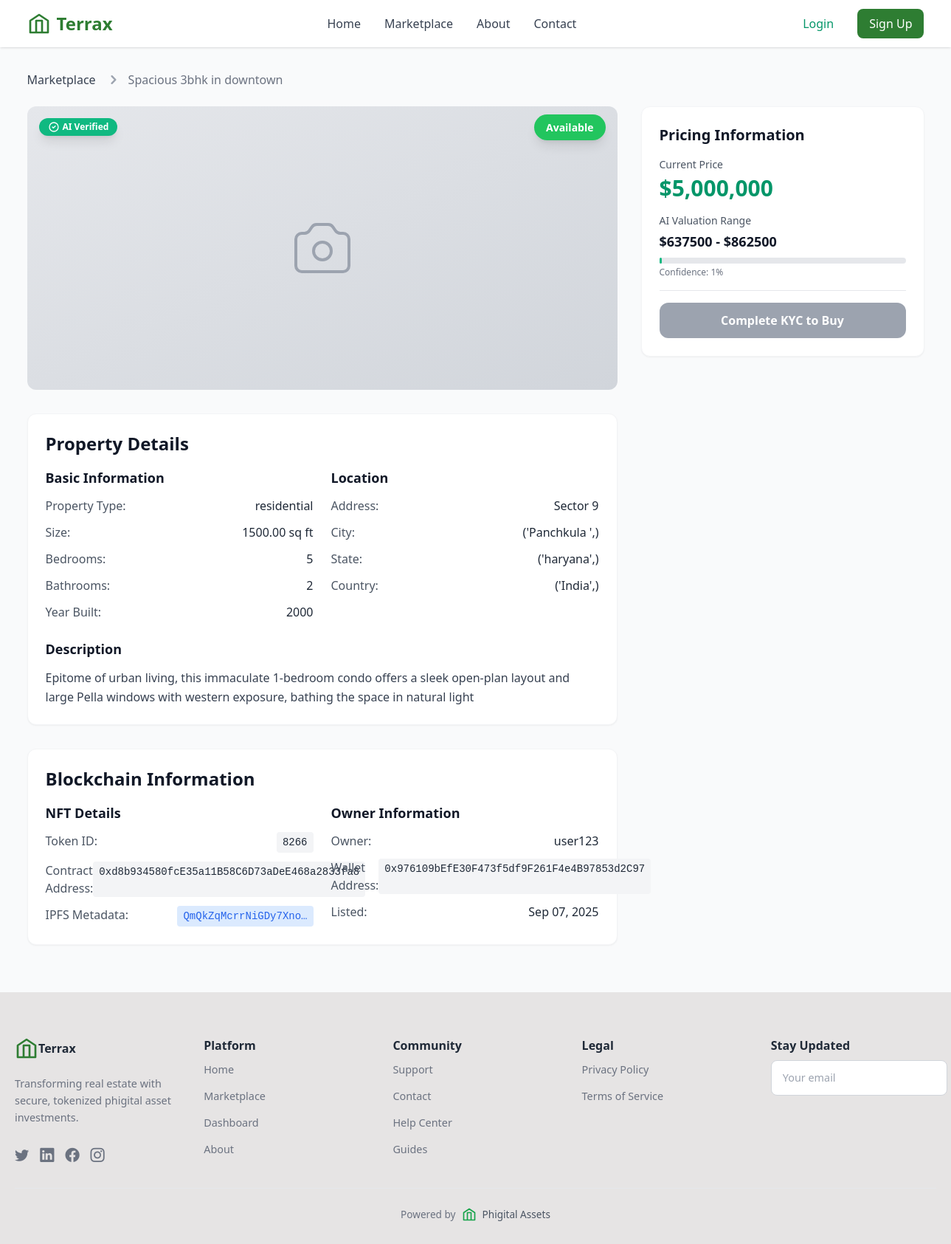
/property/21/, run on an earlier commit of the app's database.
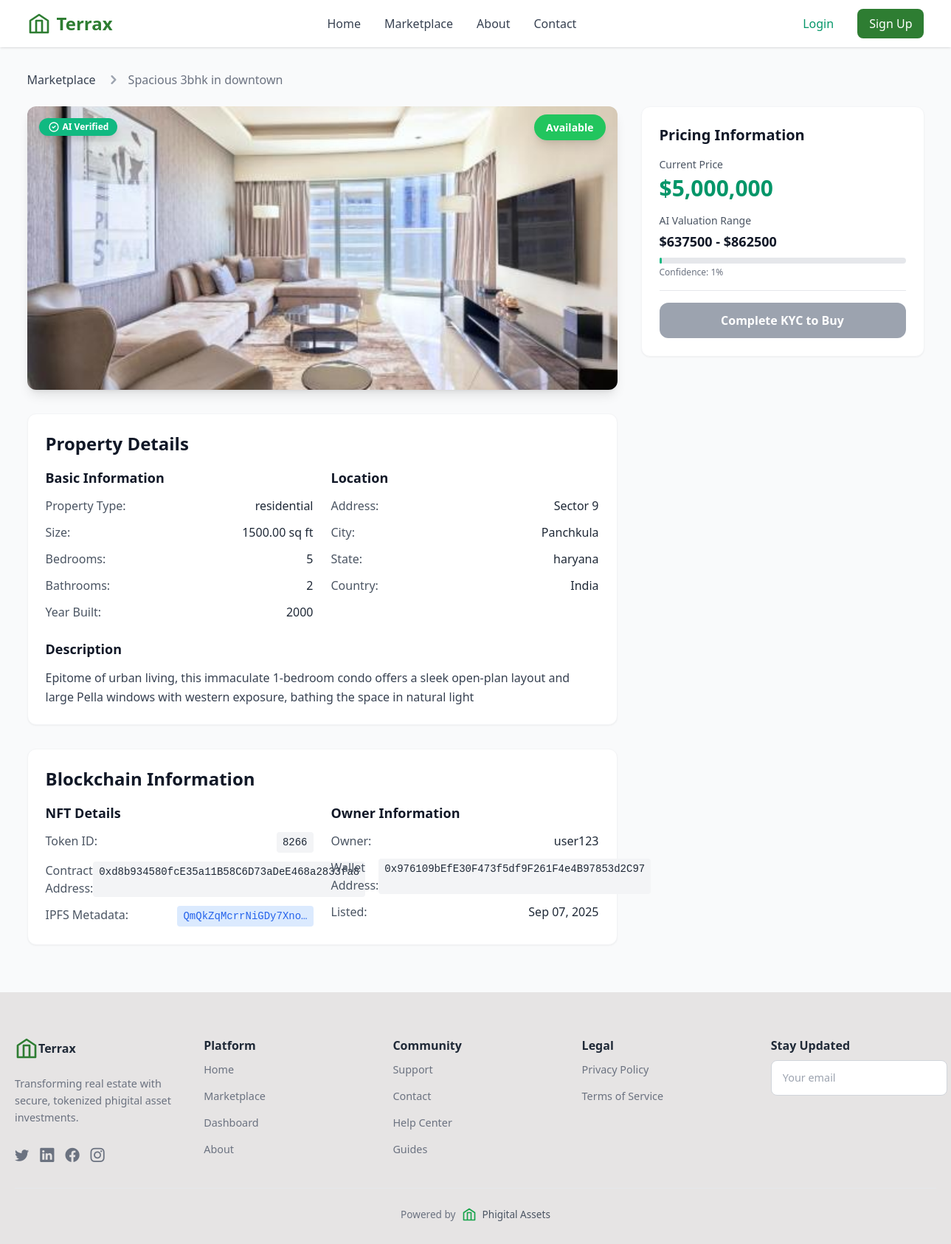
And on a later commit of the database.
### marketplace/models.py (models this page shows, shortened)
class Listing(models.Model):
    STATUS_CHOICES = [
        ('draft', 'Draft'),
        ('submitted', 'Submitted'),
        ('pending_validation', 'Pending Validation'),
        ('available', 'Available'),
        ('sold', 'Sold'),
        ('rejected', 'Rejected'),
    ]
    PROPERTY_TYPE_CHOICES = [
        ('residential', 'Residential'),
        ('apartment', 'Apartment'),
        ('commercial', 'Commercial'),
        ('land', 'Land'),
        ('industrial', 'Industrial'),
    ]
    owner = models.ForeignKey(User, on_delete=models.CASCADE)
    title = models.CharField(max_length=255, blank=True, null=True)
    description = models.TextField(blank=True, null=True)
    property_type = models.CharField(max_length=50, choices=PROPERTY_TYPE_CHOICES, blank=True, null=True)
    location = models.CharField(max_length=255, blank=True, null=True)
    city = models.CharField(max_length=100, blank=True, null=True)
    state = models.CharField(max_length=100, blank=True, null=True)
    country = models.CharField(max_length=100, default='US')
    size = models.DecimalField(max_digits=10, decimal_places=2, blank=True, null=True)
    bedrooms = models.IntegerField(blank=True, null=True)
    bathrooms = models.IntegerField(blank=True, null=True)
    year_built = models.PositiveIntegerField(blank=True, null=True)
    ownership_type = models.CharField(max_length=100, blank=True, null=True)
    cover_image = models.ImageField(upload_to='listing_images/', blank=True, null=True)
    video = models.FileField(upload_to='listing_videos/', blank=True, null=True)
    title_deed = models.FileField(upload_to='listing_docs/', blank=True, null=True)
    tax_certificate = models.FileField(upload_to='listing_docs/', blank=True, null=True)
    utility_bills = models.FileField(upload_to='listing_docs/', blank=True, null=True)
    kyc_doc = models.FileField(upload_to='kyc_docs/', blank=True, null=True)
    price = models.DecimalField(max_digits=12, decimal_places=2, blank=True, null=True)
    valuation_min = models.DecimalField(max_digits=12, decimal_places=2, blank=True, null=True)
    valuation_max = models.DecimalField(max_digits=12, decimal_places=2, blank=True, null=True)
    fractionalisation = models.BooleanField(default=False)
    fraction_shares_total = models.PositiveIntegerField(default=1000)
    let_agent_suggest = models.BooleanField(default=False)
    token_id = models.CharField(max_length=100, blank=True, null=True)
    contract_address = models.CharField(max_length=100, blank=True, null=True)
    ipfs_metadata_cid = models.CharField(max_length=255, blank=True, null=True)
    validation_status = models.CharField(max_length=20, choices=[
        ('pending', 'Pending'),
        ('approved', 'Approved'),
        ('rejected', 'Rejected'),
    ], default='pending')
    validation_confidence = models.FloatField(default=0.0)
    valuation_confidence = models.FloatField(default=0.0)
    recommendation_score = models.FloatField(default=0.0)
    status = models.CharField(max_length=20, choices=STATUS_CHOICES, default='draft')
    created_at = models.DateTimeField(auto_now_add=True)
    updated_at = models.DateTimeField(auto_now=True)
    @property
    def display_price(self):
        if self.status == 'sold':
            return "Sold"
        elif self.status in ['pending_validation', 'submitted']:
            return "Price Hidden"
        elif self.price:
            return f"${self.price:,.0f}"
        elif self.let_agent_suggest and self.valuation_min:
            return f"${self.valuation_min:,.0f}"
        else:
            return "Price on Request"
    @property
    def status_badge_color(self):
        if self.status == 'available' and not self.token_id:
            return 'blue'
        colors = {
            'available': 'green',
            'sold': 'red',
            'pending_validation': 'yellow',
            'rejected': 'red',
            'draft': 'gray',
            'submitted': 'yellow'  # Show as under review
        }
        return colors.get(self.status, 'gray')
    @property
    def status_badge_text(self):
        if self.status == 'available' and not self.token_id:
            return 'Needs Minting'
        texts = {
            'available': 'Available',
            'sold': 'Sold',
            'pending_validation': 'Under Review',
            'rejected': 'Rejected',
            'draft': 'Draft',
            'submitted': 'Under Review'  # Show as under review
        }
        return texts.get(self.status, 'Unknown')

class Profile(models.Model):
    KYC_STATUS_CHOICES = [
        ('not_submitted', 'Not Submitted'),
        ('pending', 'Pending Review'),
        ('auto_approved', 'Auto Approved'),
        ('approved', 'Approved'),
        ('rejected', 'Rejected'),
        ('expired', 'Expired'),
    ]
    user = models.OneToOneField(User, on_delete=models.CASCADE)
    phone = models.CharField(max_length=15, blank=True)
    wallet_address = models.CharField(max_length=100, blank=True, null=True)
    kyc_verified = models.BooleanField(default=False)
    kyc_status = models.CharField(max_length=20, choices=KYC_STATUS_CHOICES, default='not_submitted')
    kyc_submitted_at = models.DateTimeField(blank=True, null=True)
    kyc_reviewed_at = models.DateTimeField(blank=True, null=True)
    kyc_rejection_reason = models.TextField(blank=True, null=True)
    sumsub_user_id = models.CharField(max_length=255, blank=True, null=True)
    sumsub_access_token = models.TextField(blank=True, null=True)
    sumsub_verification_status = models.CharField(max_length=50, blank=True, null=True)
    kyc_doc = models.FileField(upload_to='kyc_docs/', blank=True, null=True)

### marketplace/views.py (the view, shortened to what this page needs)
# urls.py: path('property/<int:listing_id>/', views.property_detail, name='property_detail'),
def property_detail(request, listing_id):
    try:
        listing = Listing.objects.get(id=listing_id)
    except Listing.DoesNotExist:
        return render(request, '404.html', {'message': 'Property not found'})
    kyc_verified = False
    if request.user.is_authenticated:
        try:
            profile = request.user.profile
            kyc_verified = profile.kyc_verified or profile.kyc_status in ['auto_approved', 'approved']
        except Profile.DoesNotExist:
            pass
    listing_images = ListingImage.objects.filter(listing=listing)
    listing_documents = ListingDocument.objects.filter(listing=listing)
    similar_listings = []
    context = {
        'listing': listing,
        'listing_images': listing_images,
        'listing_documents': listing_documents,
        'similar_listings': similar_listings,
        'kyc_verified': kyc_verified,
        'is_owner': request.user == listing.owner if request.user.is_authenticated else False
    }
    return render(request, 'property_detail.html', context)

### marketplace/context_processors.py (called while the page is built, shortened)
def kyc_status(request):
    return {
        'kyc_verified': False,
        'kyc_status': 'not_submitted',
        'user_profile': None
    }

### marketplace/templates/property_detail.html (shortened to what the changed rows need)
{% extends 'base.html' %}
{% block content %}
<main class="max-w-7xl mx-auto px-4 sm:px-6 lg:px-8 py-8">
  <nav class="flex mb-6" aria-label="Breadcrumb">
    <ol class="inline-flex items-center space-x-1 md:space-x-3">
      <li>
        <div class="flex items-center">
          <svg class="w-6 h-6 text-gray-400" fill="currentColor" viewBox="0 0 20 20">
            <path fill-rule="evenodd" d="M7.293 14.707a1 1 0 010-1.414L10.586 10 7.293 6.707a1 1 0 011.414-1.414l4 4a1 1 0 010 1.414l-4 4a1 1 0 01-1.414 0z" clip-rule="evenodd"></path>
          </svg>
          <span class="ml-1 text-gray-500 md:ml-2">{{ listing.title|default:"Property Details" }}</span>
        </div>
      </li>
    </ol>
  </nav>
  <div class="grid grid-cols-1 lg:grid-cols-3 gap-8">
    <div class="lg:col-span-2">
      <div class="mb-8">
        <div class="relative">
          {% if listing.cover_image %}
            <img src="{{ listing.cover_image.url }}"
                 alt="{{ listing.title }}"
                 class="w-full h-96 object-cover rounded-xl shadow-lg">
          {% else %}
            <div class="w-full h-96 bg-gradient-to-br from-gray-200 to-gray-300 rounded-xl flex items-center justify-center">
            </div>
          {% endif %}
          <div class="absolute top-4 right-4">
            {% if listing.status_badge_color == 'green' %}
              <span class="px-4 py-2 bg-green-500 text-white text-sm font-semibold rounded-full shadow-lg">
                {{ listing.status_badge_text }}
              </span>
            {% elif listing.status_badge_color == 'red' %}
              <span class="px-4 py-2 bg-red-500 text-white text-sm font-semibold rounded-full shadow-lg">
                {{ listing.status_badge_text }}
              </span>
            {% elif listing.status_badge_color == 'yellow' %}
              <span class="px-4 py-2 bg-yellow-500 text-white text-sm font-semibold rounded-full shadow-lg">
                {{ listing.status_badge_text }}
              </span>
            {% endif %}
          </div>
          {% if listing.validation_status == 'approved' %}
            <div class="absolute top-4 left-4">
              <span class="px-3 py-1 bg-emerald-500 text-white text-xs font-semibold rounded-full shadow-lg flex items-center space-x-1">
              </span>
            </div>
          {% endif %}
        </div>
      </div>
      <div class="bg-white rounded-xl shadow-sm border border-gray-100 p-6 mb-8">
        <h2 class="text-2xl font-bold text-gray-900 mb-4">Property Details</h2>
        <div class="grid grid-cols-1 md:grid-cols-2 gap-6">
          <div>
            <div class="space-y-3">
              <div class="flex justify-between">
                <span class="text-gray-600">Property Type:</span>
                <span class="font-medium">{{ listing.property_type|default:"Not specified" }}</span>
              </div>
              <div class="flex justify-between">
                <span class="text-gray-600">Size:</span>
                <span class="font-medium">{{ listing.size|default:"Not specified" }} sq ft</span>
              </div>
              <div class="flex justify-between">
                <span class="text-gray-600">Bedrooms:</span>
                <span class="font-medium">{{ listing.bedrooms|default:"Not specified" }}</span>
              </div>
              <div class="flex justify-between">
                <span class="text-gray-600">Bathrooms:</span>
                <span class="font-medium">{{ listing.bathrooms|default:"Not specified" }}</span>
              </div>
              <div class="flex justify-between">
                <span class="text-gray-600">Year Built:</span>
                <span class="font-medium">{{ listing.year_built|default:"Not specified" }}</span>
              </div>
            </div>
          </div>
          <div>
            <div class="space-y-3">
              <div class="flex justify-between">
                <span class="text-gray-600">Address:</span>
                <span class="font-medium text-right">{{ listing.location|default:"Not specified" }}</span>
              </div>
              <div class="flex justify-between">
                <span class="text-gray-600">City:</span>
                <span class="font-medium">{{ listing.city|default:"Not specified" }}</span>
              </div>
              <div class="flex justify-between">
                <span class="text-gray-600">State:</span>
                <span class="font-medium">{{ listing.state|default:"Not specified" }}</span>
              </div>
              <div class="flex justify-between">
                <span class="text-gray-600">Country:</span>
                <span class="font-medium">{{ listing.country|default:"Not specified" }}</span>
              </div>
            </div>
          </div>
        </div>
        {% if listing.description %}
          <div class="mt-6">
            <h3 class="text-lg font-semibold text-gray-900 mb-3">Description</h3>
            <p class="text-gray-700 leading-relaxed">{{ listing.description }}</p>
          </div>
        {% endif %}
      </div>
      <div class="bg-white rounded-xl shadow-sm border border-gray-100 p-6 mb-8">
        <h2 class="text-2xl font-bold text-gray-900 mb-4">Blockchain Information</h2>
        <div class="grid grid-cols-1 md:grid-cols-2 gap-6">
          <div>
            <div class="space-y-3">
              <div class="flex justify-between">
                <span class="text-gray-600">Token ID:</span>
                <span class="font-mono text-sm bg-gray-100 px-2 py-1 rounded">
                  {{ listing.token_id|default:"Not minted yet" }}
                </span>
              </div>
              <div class="flex justify-between">
                <span class="text-gray-600">Contract Address:</span>
                <span class="font-mono text-sm bg-gray-100 px-2 py-1 rounded">
                  {{ listing.contract_address|default:"Not deployed" }}
                </span>
              </div>
              <div class="flex justify-between">
                <span class="text-gray-600">IPFS Metadata:</span>
                {% if listing.ipfs_metadata_cid %}
                  <a href="https://ipfs.io/ipfs/{{ listing.ipfs_metadata_cid }}"
                     target="_blank"
                     class="font-mono text-sm bg-blue-100 text-blue-600 px-2 py-1 rounded hover:bg-blue-200">
                    {{ listing.ipfs_metadata_cid|truncatechars:20 }}
                  </a>
                {% else %}
                  <span class="font-mono text-sm bg-gray-100 px-2 py-1 rounded">Not uploaded</span>
                {% endif %}
              </div>
            </div>
          </div>
          <div>
            <div class="space-y-3">
              <div class="flex justify-between">
                <span class="text-gray-600">Owner:</span>
                <span class="font-medium">{{ listing.owner.username }}</span>
              </div>
              <div class="flex justify-between">
                <span class="text-gray-600">Wallet Address:</span>
                <span class="font-mono text-sm bg-gray-100 px-2 py-1 rounded">
                  {{ listing.owner.profile.wallet_address|default:"Not connected" }}
                </span>
              </div>
              <div class="flex justify-between">
                <span class="text-gray-600">Listed:</span>
                <span class="font-medium">{{ listing.created_at|date:"M d, Y" }}</span>
              </div>
            </div>
          </div>
        </div>
      </div>
    </div>
    <div class="lg:col-span-1">
      <div class="bg-white rounded-xl shadow-sm border border-gray-100 p-6 mb-6 sticky top-8">
        <div class="space-y-4">
          <div>
            <p class="text-sm text-gray-600 mb-1">Current Price</p>
            <p class="text-3xl font-bold text-emerald-600">{{ listing.display_price }}</p>
          </div>
          {% if listing.valuation_min and listing.valuation_max %}
            <div>
              <p class="text-sm text-gray-600 mb-1">AI Valuation Range</p>
              <p class="text-lg font-semibold text-gray-900">
                ${{ listing.valuation_min|floatformat:0 }} - ${{ listing.valuation_max|floatformat:0 }}
              </p>
              <div class="w-full bg-gray-200 rounded-full h-2 mt-2">
                <div class="bg-emerald-500 h-2 rounded-full" style="width: {{ listing.valuation_confidence|floatformat:0 }}%"></div>
              </div>
              <p class="text-xs text-gray-500 mt-1">Confidence: {{ listing.valuation_confidence|floatformat:0 }}%</p>
            </div>
          {% else %}
            <div>
              <p class="text-sm text-gray-600 mb-1">AI Valuation</p>
              <p class="text-sm font-medium text-gray-700">Valuation Pending</p>
            </div>
          {% endif %}
        </div>
      </div>
    </div>
  </div>
</main>
{% endblock %}

What changed in the data, as far as the page shows it:
changed Listing "Spacious 3bhk in downtown": cover_image: picture added; city "('Panchkula ',)" → "Panchkula"; state "('haryana',)" → "haryana"; country "('India',)" → "India"; cover_image empty → "listing_images/img1.jpg" (drawn)
